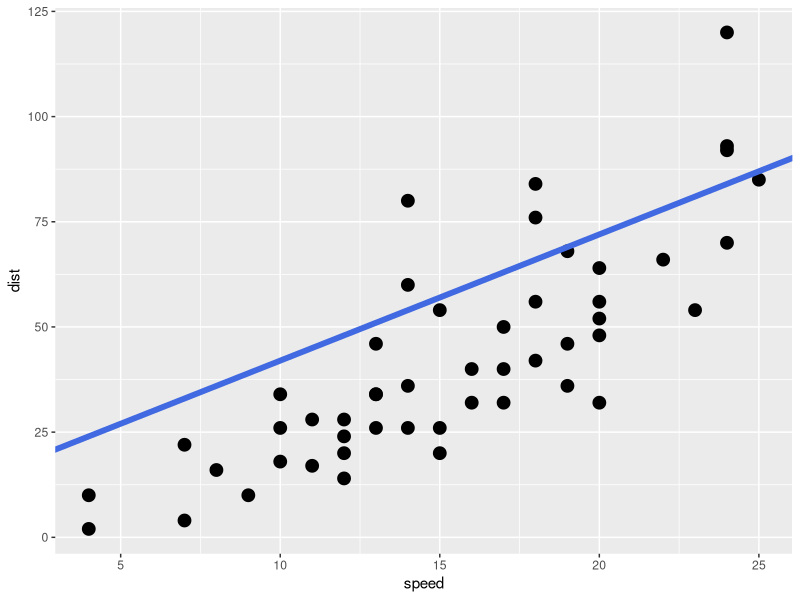
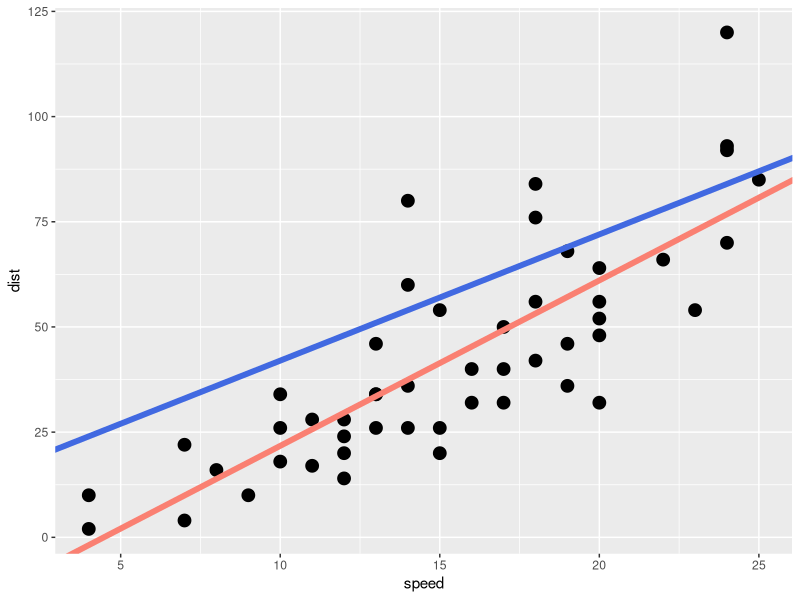
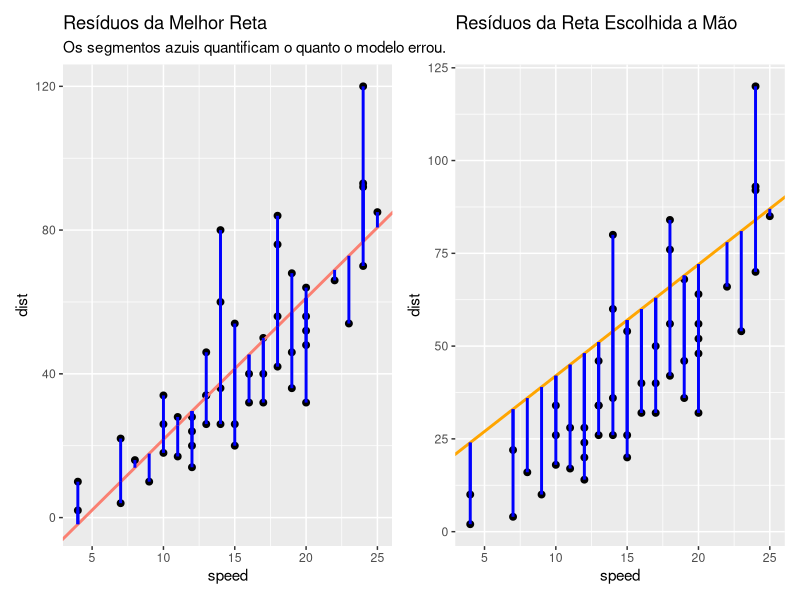
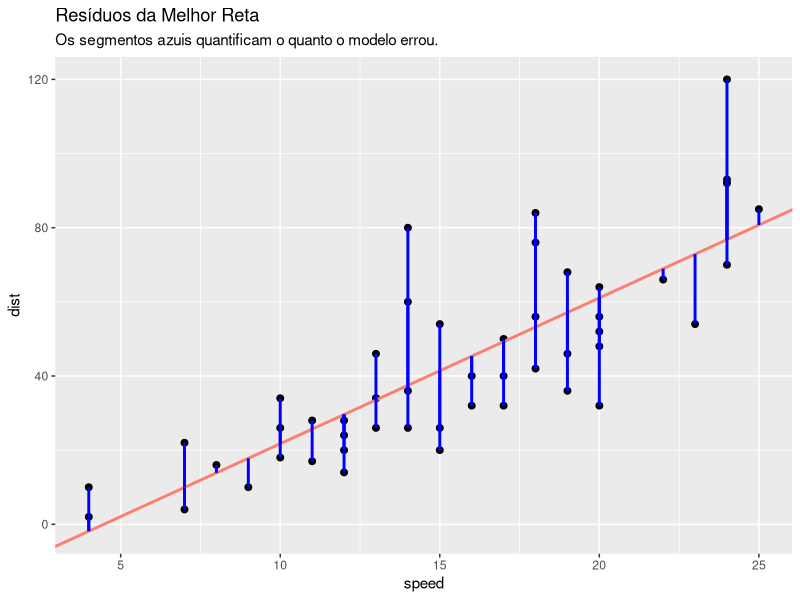

Generate these figures, in order, with R:
## ---- chunk 1
knitr::opts_chunk$set(echo = FALSE)
library(tidyverse)
library(broom)
library(patchwork)
## ---- chunk 2
grafico_da_reta_escolhida_a_mao <- ggplot(cars) + 
  geom_point(aes(x = speed, y = dist), size = 4) + 
  geom_abline(
    intercept = 12, 
    slope = 3, 
    size = 2,
    colour = "royalblue"
  )

grafico_da_reta_escolhida_a_mao
## ---- chunk 3
# ajuste de uma regressão linear simples
melhor_reta <- lm(dist ~ speed, data = cars)

grafico_da_melhor_reta <- grafico_da_reta_escolhida_a_mao +
  geom_abline(
    intercept = melhor_reta$coefficients[1], 
    slope =     melhor_reta$coefficients[2], 
    size = 2,
    colour = "salmon"
  )
grafico_da_melhor_reta
## ---- chunk 4
cars_com_predicoes <- melhor_reta %>% 
  augment() %>%
  rename(pred_melhor_reta = .fitted) %>%
  mutate(
    pred_reta_a_mao = 12 + 3 * speed
  )
## ---- chunk 5
grafico_residuos_melhor_reta <- cars_com_predicoes %>%
  ggplot(aes(x = speed, y = dist)) +
  geom_point(size = 2) +
  geom_abline(
    intercept = melhor_reta$coefficients[1], 
    slope =     melhor_reta$coefficients[2], 
    size = 1,
    colour = "salmon"
  ) +
  geom_segment(aes(xend = speed, yend = pred_melhor_reta), colour = "blue", size = 1) +
  labs(
    title = "Resíduos da Melhor Reta",
    subtitle = "Os segmentos azuis quantificam o quanto o modelo errou."
  )

grafico_residuos_reta_a_mao <- cars_com_predicoes %>%
  ggplot(aes(x = speed, y = dist)) +
  geom_point(size = 2) +
  geom_abline(
    intercept = 12, 
    slope =     3, 
    size = 1,
    colour = "orange"
  ) +
  geom_segment(aes(xend = speed, yend = pred_reta_a_mao), colour = "blue", size = 1) +
  labs(
    title = "Resíduos da Reta Escolhida a Mão",
    subtitle = " "
  )

grafico_residuos_melhor_reta + grafico_residuos_reta_a_mao
## ---- chunk 6
cars_com_predicoes %>%
  ggplot(aes(x = speed, y = dist)) +
  geom_point(size = 2) +
  geom_abline(
    intercept = melhor_reta$coefficients[1], 
    slope =     melhor_reta$coefficients[2], 
    size = 1,
    colour = "salmon"
  ) +
  geom_segment(aes(xend = speed, yend = pred_melhor_reta), colour = "blue", size = 1) +
  labs(
    title = "Resíduos da Melhor Reta",
    subtitle = "Os segmentos azuis quantificam o quanto o modelo errou."
  )
## ---- chunk 7
# Exercício: calcule o EQM da Melhor reta.

